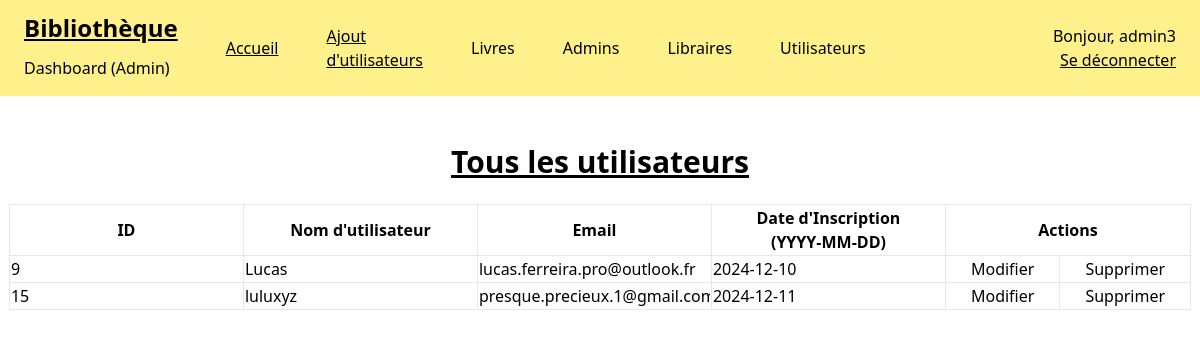
Screenshot of /admin_dashboard/manageUsers.php (signed in) with the database file from the repository.
### tables this page shows
CREATE TABLE `users` (
  `id_user` int(11) NOT NULL,
  `nom` varchar(100) NOT NULL,
  `prenom` varchar(100) NOT NULL,
  `email` varchar(100) NOT NULL,
  `password` varchar(255) NOT NULL,
  `date_inscription` date NOT NULL DEFAULT curdate(),
  `username` varchar(30) DEFAULT NULL
);

### src/admin_dashboard/manageUsers.php (the view, shortened to what this page needs)
<?php
require_once "../includes/dbh.inc.php";
$query_users = $pdo->query("SELECT * FROM users")->fetchAll();
?>
<!doctype html>
<html>
<head>
    <link href="../output.css" rel="stylesheet">
</head>
<body class="overflow-x-auto h-full w-full">
    <div class="flex flex-row bg-yellow-200 h-24 w-full">
        <div class="flex flex-col px-6">
            <h1 class="flex text-2xl py-3 underline font-bold ">Bibliothèque</h1>
            <h4 class="font-normal">Dashboard (Admin)</h4>
        </div>
        <div class="flex flex-row justify-center items-center mx-6">
            <a href="../admin_dashboard.php" class="hover:font-bold underline">Accueil</a>
        </div>
        <div class="flex flex-row justify-center items-center mx-6">
            <a href="../admin_dashboard/manageAllUsers.php" class="hover:font-bold underline">Ajout d'utilisateurs</a>
        </div>
        <div class="flex flex-col justify-center mx-6 items-center">
            <a class="text-black hover:font-semibold hover:underline" href="manageBook.php">Livres</a>
        </div>
        <div class="flex flex-col justify-center mx-6 items-center">
            <a class="text-black hover:font-semibold hover:underline" href="manageAdmins.php">Admins</a>
        </div>
        <div class="flex flex-col justify-center mx-6 items-center">
            <a class="text-black hover:font-semibold hover:underline" href="manageLibrarians.php">Libraires</a>
        </div>
        <div class="flex flex-col justify-center mx-6 items-center">
            <a class="text-black hover:font-semibold hover:underline" href="manageUsers.php">Utilisateurs</a>
        </div>
        <div class="flex justify-end items-center w-full mx-6">
            <div class="flex flex-col">
                <p class="font-thin">Bonjour, <?php echo $_SESSION['admin_username']; ?></p>
                <form class="flex justify-end" action="../includes/logout.inc.php" method="post">
                    <button type="submit" class="hover:font-bold underline">Se déconnecter</button>
                </form>
            </div>
        </div>
    </div>
    <div class="flex flex-col py-6 justify-center items-center">
        <h1 class="text-3xl underline flex justify-center items-start font-bold p-6"> Tous les utilisateurs <h1>
                <table class="table-auto">
                    <thead>
                        <th class="border ">ID</th>
                        <th class="border ">Nom d'utilisateur</th>
                        <th class="border ">Email</th>
                        <th class="border ">Date d'Inscription <br>(YYYY-MM-DD)</th>
                        <th colspan="2" class="border ">Actions</th>
                    </thead>
                    <tbody>
                        <?php foreach ($query_users as $user) : ?>
                            <tr>
                                <form action="../includes/update_user.inc.php" method="post">
                                    <td class="border">
                                        <input type="text" name="id_user" value="<?= $user['id_user'] ?>" readonly>
                                    </td>
                                    <td class="border">
                                        <input type="text" name="username" value="<?= $user['username'] ?>" required>
                                    </td>
                                    <td class="border ">
                                        <input type="text" name="email" value="<?= $user['email'] ?>" required>
                                    </td>
                                    <td class="border ">
                                        <input type="text" name="date_inscription" value="<?= $user['date_inscription'] ?>" readonly>
                                    </td>
                                    <td class="border">
                                        <button class=" px-6 hover:bg-black transition:2s hover:text-white animate-fade" type="submit">Modifier</button>
                                    </td>
                                </form>
                                <td class="border">
                                    <form action="../includes/delete_user.inc.php" method="post">
                                        <button class="px-6 hover:bg-red-600 transition:2s hover:text-white animate-fade" type="submit">Supprimer</button>
                                    </form>
                                </td>
                            </tr>
                        <?php endforeach; ?>
                    </tbody>
                </table>
    </div>
</body>
</html>

### rows the page displays
users: id_user "9", username "Lucas", email "lucas.ferreira.pro@outlook.fr", date_inscription "2024-12-10"
users: id_user "15", username "luluxyz", email "presque.precieux.1@gmail.com", date_inscription "2024-12-11"

### other values shown
$_SESSION['admin_username'] "admin3"
